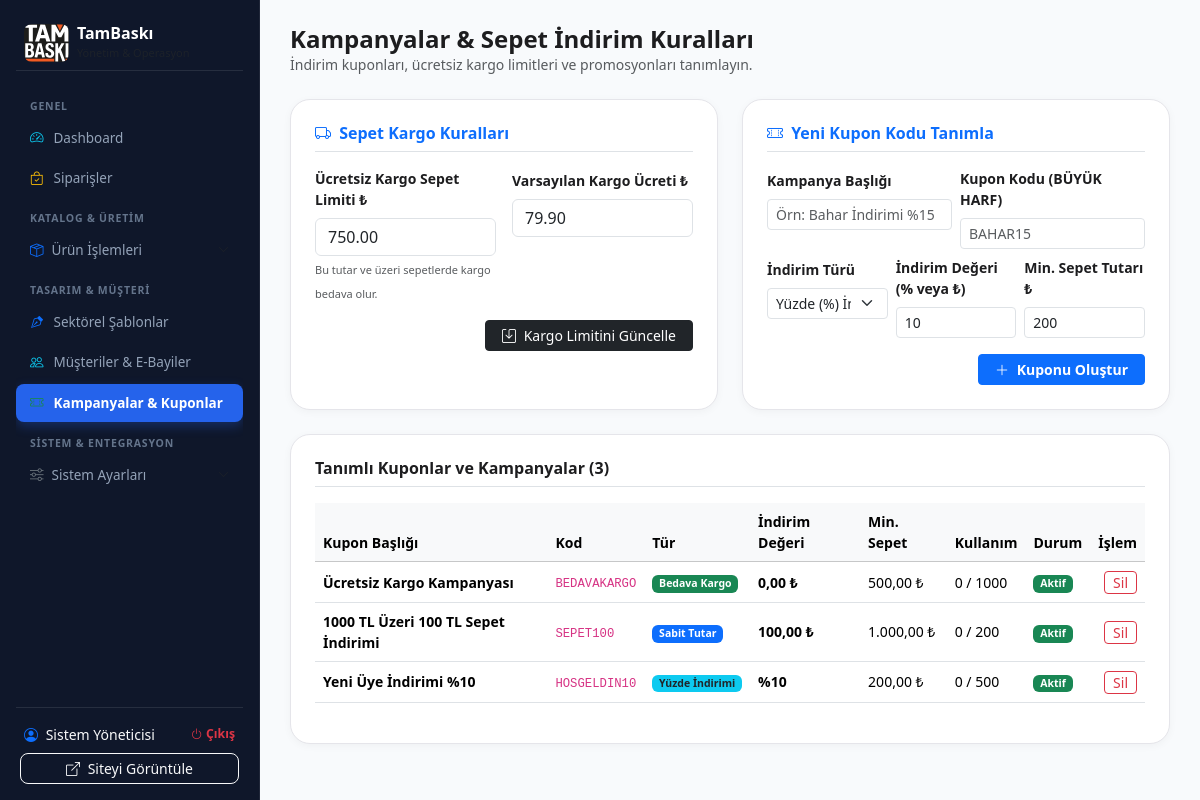
The page /admin/campaigns.php (signed in) on the database its author committed.
### tables this page shows
CREATE TABLE IF NOT EXISTS `users` (
  `id` INT AUTO_INCREMENT PRIMARY KEY,
  `full_name` VARCHAR(150) NOT NULL,
  `email` VARCHAR(150) NOT NULL UNIQUE,
  `password` VARCHAR(255) NOT NULL,
  `phone` VARCHAR(30) NULL,
  `role` ENUM('admin', 'customer', 'dealer') DEFAULT 'customer',
  `dealer_company` VARCHAR(200) NULL,
  `tax_number` VARCHAR(50) NULL,
  `tax_office` VARCHAR(100) NULL,
  `dealer_status` ENUM('pending', 'approved', 'rejected') DEFAULT 'pending',
  `discount_rate` DECIMAL(5,2) DEFAULT 0.00,
  `address` TEXT NULL,
  `city` VARCHAR(50) NULL,
  `district` VARCHAR(50) NULL,
  `created_at` DATETIME DEFAULT CURRENT_TIMESTAMP,
  `updated_at` DATETIME DEFAULT CURRENT_TIMESTAMP ON UPDATE CURRENT_TIMESTAMP
);

CREATE TABLE IF NOT EXISTS `campaigns` (
  `id` INT AUTO_INCREMENT PRIMARY KEY,
  `title` VARCHAR(150) NOT NULL,
  `code` VARCHAR(50) NOT NULL UNIQUE,
  `type` ENUM('percent', 'fixed', 'free_shipping', 'cart_rule') DEFAULT 'percent',
  `value` DECIMAL(10,2) NOT NULL DEFAULT 0.00,
  `min_cart_amount` DECIMAL(10,2) DEFAULT 0.00,
  `max_discount_amount` DECIMAL(10,2) DEFAULT 0.00,
  `start_date` DATE NULL,
  `end_date` DATE NULL,
  `usage_limit` INT DEFAULT 1000,
  `usage_count` INT DEFAULT 0,
  `status` TINYINT(1) DEFAULT 1,
  `created_at` DATETIME DEFAULT CURRENT_TIMESTAMP
);

### classes/Auth.php (called while the page is built, shortened)
<?php
class Auth {
    private static $currentUser = null;
    public static function check() {
        return isset($_SESSION['user_id']) && !empty($_SESSION['user_id']);
    }
    public static function user() {
        if (self::$currentUser !== null) return self::$currentUser;
        $db = Database::getInstance()->getConnection();
        $stmt = $db->prepare("SELECT * FROM users WHERE id = ?");
        $stmt->execute([$_SESSION['user_id']]);
        self::$currentUser = $stmt->fetch();
        return self::$currentUser;
    }
    public static function isAdmin() {
        $user = self::user();
        return $user && $user['role'] === 'admin';
    }
    public static function requireAdmin() {
        if (!self::isAdmin()) {
            Helper::setFlash('danger', 'Bu sayfaya erişim yetkiniz bulunmuyor.');
            header("Location: " . SITE_URL . "/admin/login.php?redirect=" . urlencode($_SERVER['REQUEST_URI']));
            exit;
        }
    }
}

### classes/Helper.php (called while the page is built, shortened)
<?php
class Helper {
    private static $settingsCache = null;
    public static function formatPrice($amount, $currency = ' ₺') {
        $formatted = number_format((float)$amount, 2, ',', '.');
        return $formatted . $currency;
    }
    public static function getSettings() {
        if (self::$settingsCache !== null) {
            return self::$settingsCache;
        }
        try {
            $db = Database::getInstance()->getConnection();
            $stmt = $db->query("SELECT setting_key, setting_value FROM settings");
            $rows = $stmt->fetchAll(PDO::FETCH_KEY_PAIR);
            self::$settingsCache = $rows ?: [];
            return self::$settingsCache;
        } catch (Exception $e) {
            return [];
        }
    }
    public static function getSetting($key, $default = '') {
        $settings = self::getSettings();
        return $settings[$key] ?? $default;
    }
}

### admin/campaigns.php (the view, shortened to what this page needs)
<?php
Auth::requireAdmin();
$db = Database::getInstance()->getConnection();
$campaigns = $db->query("SELECT * FROM campaigns ORDER BY id DESC")->fetchAll();
$freeShippingLimit = Helper::getSetting('free_shipping_limit', '750.00');
$defaultShippingFee = Helper::getSetting('default_shipping_fee', '79.90');
require_once __DIR__ . '/header.php';
?>
<div class="d-flex justify-content-between align-items-center mb-4">
    <div>
        <h4 class="fw-bold mb-0">Kampanyalar & Sepet İndirim Kuralları</h4>
        <p class="text-muted small mb-0">İndirim kuponları, ücretsiz kargo limitleri ve promosyonları tanımlayın.</p>
    </div>
</div>
<div class="row g-4 mb-4">
    <div class="col-lg-6">
        <div class="apple-card p-4 h-100">
            <h6 class="fw-bold mb-3 border-bottom pb-2 text-primary"><i class="bi bi-truck me-1"></i> Sepet Kargo Kuralları</h6>
            <form action="<?= SITE_URL ?>/admin/campaigns.php" method="POST">
                <div class="row g-3">
                    <div class="col-md-6">
                        <label class="form-label small fw-bold">Ücretsiz Kargo Sepet Limiti ₺</label>
                        <input type="number" step="0.01" name="free_shipping_limit" class="form-control" value="<?= htmlspecialchars($freeShippingLimit) ?>" required>
                        <small class="text-muted" style="font-size: 11px;">Bu tutar ve üzeri sepetlerde kargo bedava olur.</small>
                    </div>
                    <div class="col-md-6">
                        <label class="form-label small fw-bold">Varsayılan Kargo Ücreti ₺</label>
                        <input type="number" step="0.01" name="default_shipping_fee" class="form-control" value="<?= htmlspecialchars($defaultShippingFee) ?>" required>
                    </div>
                    <div class="col-12 text-end mt-3">
                        <button type="submit" class="btn btn-dark btn-sm px-3">
                            <i class="bi bi-save me-1"></i> Kargo Limitini Güncelle
                        </button>
                    </div>
                </div>
            </form>
        </div>
    </div>
    <div class="col-lg-6">
        <div class="apple-card p-4 h-100">
            <h6 class="fw-bold mb-3 border-bottom pb-2 text-primary"><i class="bi bi-ticket-perforated me-1"></i> Yeni Kupon Kodu Tanımla</h6>
            <form action="<?= SITE_URL ?>/admin/campaigns.php" method="POST">
                <div class="row g-2">
                    <div class="col-md-6">
                        <label class="form-label small fw-bold">Kampanya Başlığı</label>
                        <input type="text" name="title" class="form-control form-control-sm" placeholder="Örn: Bahar İndirimi %15" required>
                    </div>
                    <div class="col-md-6">
                        <label class="form-label small fw-bold">Kupon Kodu (BÜYÜK HARF)</label>
                        <input type="text" name="code" class="form-control form-control-sm text-uppercase" placeholder="BAHAR15" required>
                    </div>
                    <div class="col-md-4">
                        <label class="form-label small fw-bold">İndirim Türü</label>
                        <select name="type" class="form-select form-select-sm">
                            <option value="percent">Yüzde (%) İndirim</option>
                        </select>
                    </div>
                    <div class="col-md-4">
                        <label class="form-label small fw-bold">İndirim Değeri (% veya ₺)</label>
                        <input type="number" step="0.01" name="value" class="form-control form-control-sm" value="10" required>
                    </div>
                    <div class="col-md-4">
                        <label class="form-label small fw-bold">Min. Sepet Tutarı ₺</label>
                        <input type="number" step="0.01" name="min_cart_amount" class="form-control form-control-sm" value="200">
                    </div>
                    <div class="col-12 text-end mt-3">
                        <button type="submit" class="btn btn-primary btn-sm px-3 fw-bold">
                            <i class="bi bi-plus-lg me-1"></i> Kuponu Oluştur
                        </button>
                    </div>
                </div>
            </form>
        </div>
    </div>
</div>
<div class="apple-card p-4">
    <h6 class="fw-bold mb-3 border-bottom pb-2">Tanımlı Kuponlar ve Kampanyalar (<?= count($campaigns) ?>)</h6>
    <div class="table-responsive">
        <table class="table table-hover align-middle small">
            <thead class="table-light">
                <tr>
                    <th>Kupon Başlığı</th>
                    <th>Kod</th>
                    <th>Tür</th>
                    <th>İndirim Değeri</th>
                    <th>Min. Sepet</th>
                    <th>Kullanım</th>
                    <th>Durum</th>
                    <th class="text-end">İşlem</th>
                </tr>
            </thead>
            <tbody>
                <?php foreach ($campaigns as $camp): ?>
                    <tr>
                        <td class="fw-bold"><?= htmlspecialchars($camp['title']) ?></td>
                        <td><code><?= htmlspecialchars($camp['code']) ?></code></td>
                        <td>
                            <?php if ($camp['type'] === 'percent'): ?>
                                <span class="badge bg-info text-dark">Yüzde İndirimi</span>
                            <?php elseif ($camp['type'] === 'fixed'): ?>
                                <span class="badge bg-primary">Sabit Tutar</span>
                            <?php else: ?>
                                <span class="badge bg-success">Bedava Kargo</span>
                            <?php endif; ?>
                        </td>
                        <td class="fw-bold">
                            <?= $camp['type'] === 'percent' ? '%' . (int)$camp['value'] : Helper::formatPrice($camp['value']) ?>
                        </td>
                        <td><?= Helper::formatPrice($camp['min_cart_amount']) ?></td>
                        <td><?= $camp['usage_count'] ?> / <?= $camp['usage_limit'] ?></td>
                        <td><?= $camp['status'] ? '<span class="badge bg-success">Aktif</span>' : '<span class="badge bg-secondary">Pasif</span>' ?></td>
                        <td class="text-end">
                            <a href="<?= SITE_URL ?>/admin/campaigns.php?action=delete&id=<?= $camp['id'] ?>" class="btn btn-sm btn-outline-danger py-0" onclick="return confirm('Bu kuponu silmek istediğinize emin misiniz?');">
                                Sil
                            </a>
                        </td>
                    </tr>
                <?php endforeach; ?>
            </tbody>
        </table>
    </div>
</div>
<?php require_once __DIR__ . '/footer.php'; ?>

### admin/header.php (shortened to what this page needs)
<?php
$currentAdmin = Auth::user();
$activePage = basename($_SERVER['PHP_SELF']);
$isProductMenuOpen = in_array($activePage, ['products.php', 'categories.php', 'variants.php', 'pricing_engine.php']);
$isSettingsMenuOpen = in_array($activePage, ['payment_settings.php', 'cargo_settings.php', 'ai_api.php']);
?>
<!DOCTYPE html>
<html lang="tr">
<head>
    <link href="https://cdn.jsdelivr.net/npm/bootstrap@5.3.3/dist/css/bootstrap.min.css" rel="stylesheet">
    <link rel="stylesheet" href="https://cdn.jsdelivr.net/npm/bootstrap-icons@1.11.3/font/bootstrap-icons.min.css">
    <link rel="stylesheet" href="<?= SITE_URL ?>/assets/css/style.css">
</head>
<body>
<div class="d-flex flex-column flex-lg-row">
    <aside class="admin-sidebar p-3 d-flex flex-column">
        <div class="d-flex align-items-center gap-2 mb-3 px-2 pt-2 pb-2 border-bottom border-secondary border-opacity-25">
            <a href="<?= SITE_URL ?>/admin/index.php" class="d-flex align-items-center gap-2 text-decoration-none">
                <img src="<?= SITE_URL ?>/assets/img/logo-badge.svg" alt="TamBaskı" style="height: 38px; width: auto; border-radius: 8px;">
                <div>
                    <div class="fw-bold text-white fs-6 lh-1">TamBaskı</div>
                    <div class="text-muted small mt-1" style="font-size: 11px;">Yönetim & Operasyon</div>
                </div>
            </a>
        </div>
        <nav class="flex-grow-1 overflow-y-auto" style="max-height: calc(100vh - 150px);">
            <div class="admin-nav-group-title">Genel</div>
            <a href="<?= SITE_URL ?>/admin/index.php" class="admin-nav-link <?= $activePage == 'index.php' ? 'active' : '' ?>">
                <i class="bi bi-speedometer2 text-info"></i> Dashboard
            </a>
            <a href="<?= SITE_URL ?>/admin/orders.php" class="admin-nav-link <?= $activePage == 'orders.php' ? 'active' : '' ?>">
                <i class="bi bi-bag-check text-warning"></i> Siparişler
            </a>
            <div class="admin-nav-group-title">Katalog & Üretim</div>
            <a class="admin-nav-link admin-menu-toggle <?= $isProductMenuOpen ? 'text-white' : '' ?>" data-bs-toggle="collapse" href="#submenuProducts" role="button" aria-expanded="<?= $isProductMenuOpen ? 'true' : 'false' ?>">
                <div class="d-flex align-items-center gap-2">
                    <i class="bi bi-box-seam text-primary"></i>
                    <span>Ürün İşlemleri</span>
                </div>
                <i class="bi bi-chevron-down chevron-icon text-muted"></i>
            </a>
            <div class="admin-nav-group-title">Tasarım & Müşteri</div>
            <a href="<?= SITE_URL ?>/admin/templates.php" class="admin-nav-link <?= $activePage == 'templates.php' ? 'active' : '' ?>">
                <i class="bi bi-vector-pen text-primary"></i> Sektörel Şablonlar
            </a>
            <a href="<?= SITE_URL ?>/admin/dealers.php" class="admin-nav-link <?= $activePage == 'dealers.php' ? 'active' : '' ?>">
                <i class="bi bi-people text-info"></i> Müşteriler & E-Bayiler
            </a>
            <a href="<?= SITE_URL ?>/admin/campaigns.php" class="admin-nav-link <?= $activePage == 'campaigns.php' ? 'active' : '' ?>">
                <i class="bi bi-ticket-perforated text-success"></i> Kampanyalar & Kuponlar
            </a>
            <div class="admin-nav-group-title">Sistem & Entegrasyon</div>
            <a class="admin-nav-link admin-menu-toggle <?= $isSettingsMenuOpen ? 'text-white' : '' ?>" data-bs-toggle="collapse" href="#submenuSettings" role="button" aria-expanded="<?= $isSettingsMenuOpen ? 'true' : 'false' ?>">
                <div class="d-flex align-items-center gap-2">
                    <i class="bi bi-sliders text-secondary"></i>
                    <span>Sistem Ayarları</span>
                </div>
                <i class="bi bi-chevron-down chevron-icon text-muted"></i>
            </a>
        </nav>
        <div class="pt-3 border-top border-secondary border-opacity-25 px-1 mt-auto">
            <div class="d-flex align-items-center justify-content-between text-muted small px-1">
                <span class="text-truncate fw-medium text-light" style="max-width: 140px;">
                    <i class="bi bi-person-circle me-1 text-primary"></i> <?= htmlspecialchars($currentAdmin['full_name']) ?>
                </span>
                <a href="<?= SITE_URL ?>/logout.php" class="text-danger text-decoration-none small fw-bold"><i class="bi bi-power"></i> Çıkış</a>
            </div>
            <a href="<?= SITE_URL ?>/" target="_blank" class="btn btn-sm btn-outline-light w-100 mt-2 py-1 small rounded-3">
                <i class="bi bi-box-arrow-up-right me-1"></i> Siteyi Görüntüle
            </a>
        </div>
    </aside>
    <main class="admin-main flex-grow-1">

### rows shown on the page
users: full_name "Sistem Yöneticisi"
campaigns: title "Ücretsiz Kargo Kampanyası", code "BEDAVAKARGO", type "Bedava Kargo", value "0,00 ₺", min_cart_amount "500,00 ₺", usage_count "0", usage_limit "1000", status "Aktif"
campaigns: title "1000 TL Üzeri 100 TL Sepet İndirimi", code "SEPET100", type "Sabit Tutar", value "100,00 ₺", min_cart_amount "1.000,00 ₺", usage_count "0", usage_limit "200", status "Aktif"
campaigns: title "Yeni Üye İndirimi %10", code "HOSGELDIN10", type "Yüzde İndirimi", value "10", min_cart_amount "200,00 ₺", usage_count "0", usage_limit "500", status "Aktif"

### other values the page prints
count($campaigns) "3"
